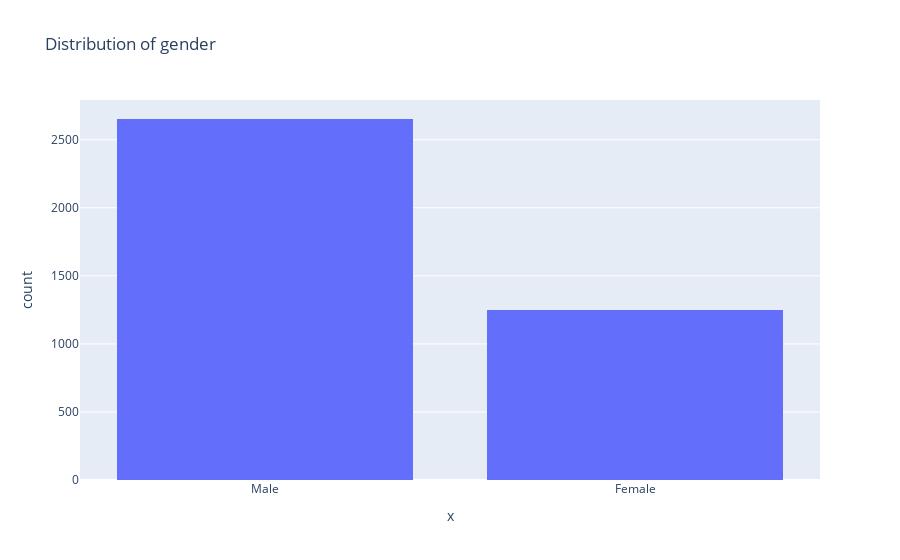

This figure's notebook cell:
### Markdown cell above
### Gender distribution

### Code cell
px.histogram(x=df['Gender'], title='Distribution of gender')

### Figure 1 — Plotly figure (JSON) as saved in the notebook; plotly's stock layout.template omitted (floating-point values rounded to 4 significant figures; data arrays with more than 128 entries replaced by an {"elided": "..."} marker saying what was removed)
{"data": [{"alignmentgroup": "True", "bingroup": "x", "hovertemplate": "x=%{x}<br>count=%{y}<extra></extra>", "legendgroup": "", "marker": {"color": "#636efa", "pattern": {"shape": ""}}, "name": "", "offsetgroup": "", "orientation": "v", "showlegend": false, "type": "histogram", "x": {"elided": "3900 str values"}, "xaxis": "x", "yaxis": "y"}], "layout": {"autosize": true, "barmode": "relative", "legend": {"tracegroupgap": 0}, "title": {"text": "Distribution of gender"}, "xaxis": {"anchor": "y", "autorange": true, "domain": [0, 1], "range": [-0.5, 1.5], "title": {"text": "x"}, "type": "category"}, "yaxis": {"anchor": "x", "autorange": true, "domain": [0, 1], "range": [0, 2792.0], "title": {"text": "count"}}}}
